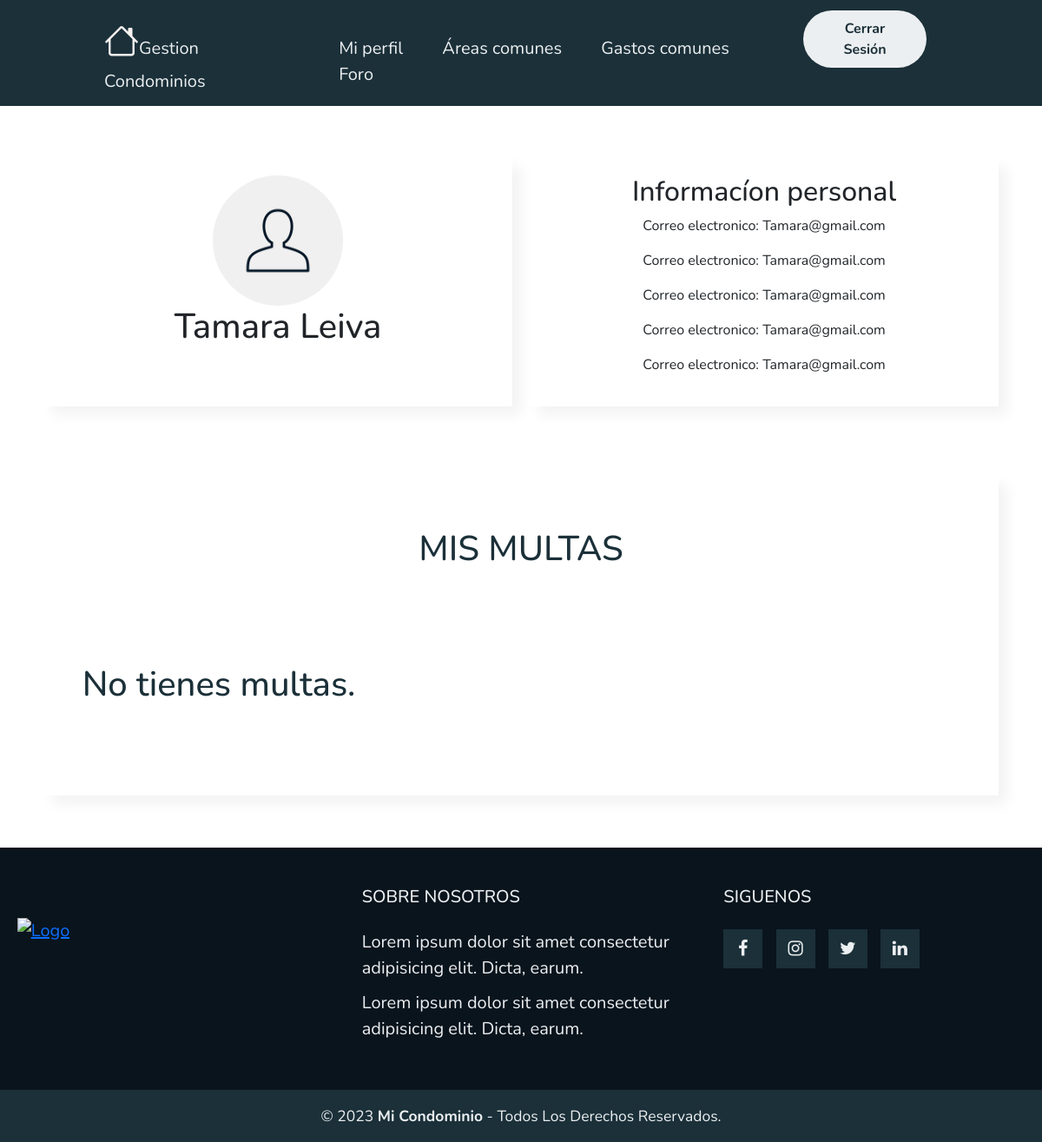
Before: /Perfil/ (signed in) with the older database file.
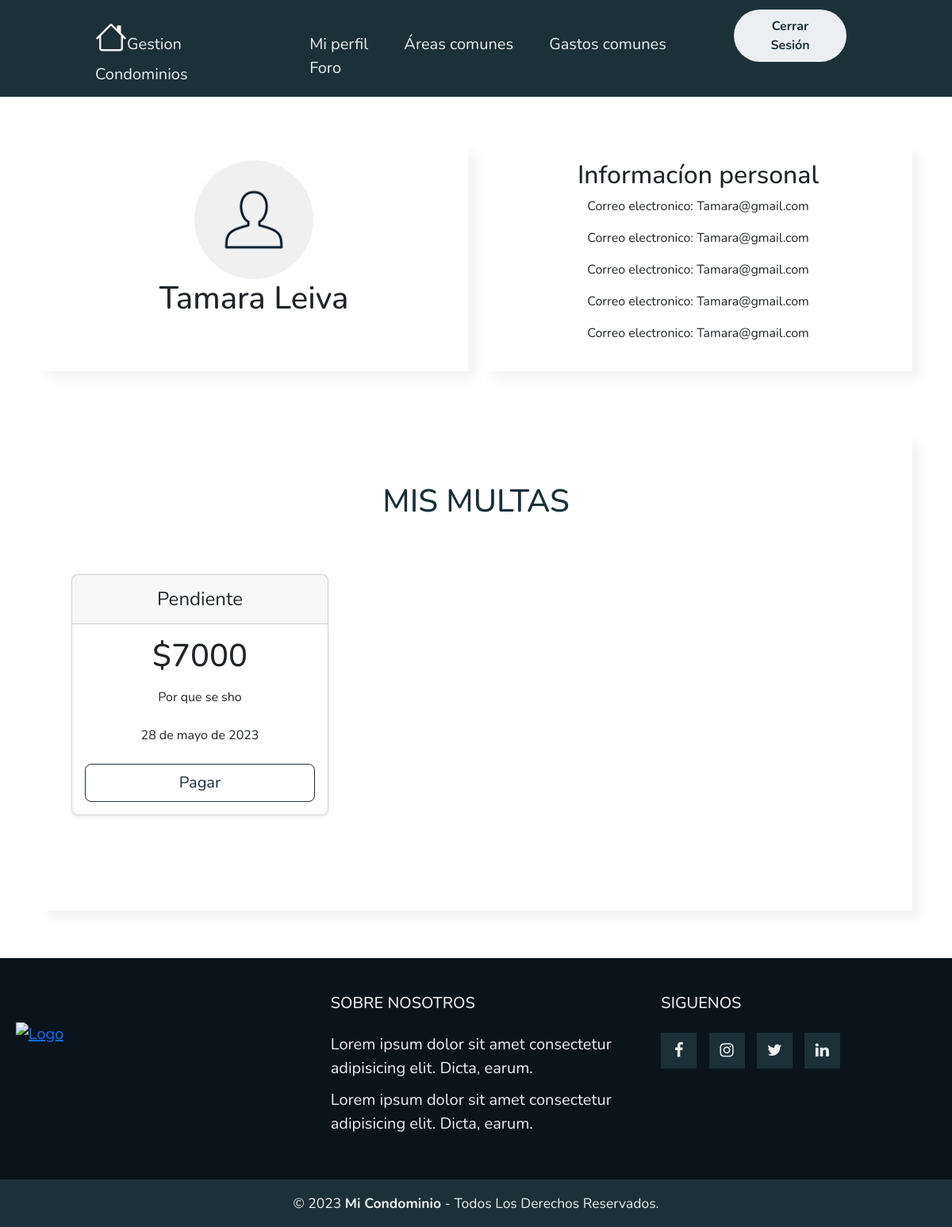
After: the same page with the newer database file.
### myapp/models.py (models this page shows)
class Multa(models.Model):
    usuario = models.ForeignKey(User, on_delete=models.CASCADE)
    Motivo = models.TextField()
    monto = models.IntegerField()
    ESTADO_PAGO = (
        ('Pendiente', 'Pendiente'),
        ('Pagado', 'Pagado'),
    )
    estado_pago = models.CharField(max_length=20, choices=ESTADO_PAGO, default='Pendiente')
    fecha = models.DateField(default=date.today)

### myapp/views.py (the view)
# urls.py: path('Perfil/',Perfil,name="Perfil"),
@login_required
def Perfil(request):
    usuario = request.user
    data = Multa.objects.filter(usuario=request.user)
    page = request.GET.get('page', 1)
    try:
        paginator = Paginator(data, 3)
        data = paginator.page(page)
    except:
        raise Http404
    return render(request, 'myapp/PerfilUsuario/PerfilUsuario.html', {'users' : usuario, 'entity' : data, 'paginator':paginator})

### myapp/templates/myapp/PerfilUsuario/PerfilUsuario.html (shortened to what this page needs)
{% extends 'myapp/base.html' %}
{% block contenido %}
{% load static %}
<link rel="stylesheet" href="{% static 'myapp/css/Multas/VerMultas.css' %}">
<body>
    <div class="container">
        <div class="item">
            <img src="{% static 'myapp/img/ImagenUsuario.webp' %}" alt="">
            <h1>{{ users.first_name }} {{ users.last_name }}</h1>
        </div>
        <div class="item">
            <h2>Informacíon personal</h2>
            <div class="datos">
                <p> Correo electronico: {{ users.email }}</p>
                <p> Correo electronico: {{ users.email }}</p>
                <p> Correo electronico: {{ users.email }}</p>
                <p> Correo electronico: {{ users.email }}</p>
                <p> Correo electronico: {{ users.email }}</p>
            </div>
        </div>
    </div>
    <div class="container">
        <div class="item">
            {% if not user.is_staff %}
            <div class="titulo">
                <h1>MIS MULTAS</h1>
            </div>
            {% endif %}
            <main>
                <div class="container" style="background-color: #ffffff;">
                    <div class="row row-cols-1 row-cols-md-3 mb-3 text-center">
                        {% for entity in entity %}
                        <div class="col">
                            <div class="card mb-4 rounded-3 shadow-sm">
                                <div class="card-header py-3">
                                    <h4 class="my-0 fw-normal">{{ entity.estado_pago }}</h4>
                                </div>
                                <div class="card-body">
                                    <h1 class="card-title pricing-card-title">${{ entity.monto }}
                                    </h1>
                                    <ul class="list-unstyled mt-3 mb-4">
                                        {{ entity.Motivo }}
                                    </ul>
                                    <ul class="list-unstyled mt-3 mb-4">
                                        {{ entity.fecha }}
                                    </ul>
                                    {% if not user.is_staff %}
                                    <button type="button" class="w-100 btn btn-lg btn-outline-primary">Pagar</button>
                                    {% endif %}
                                </div>
                            </div>
                        </div>
                        {% empty %}
                        {% if not user.is_staff %}
                        <div class="titulo">
                            <h1>No tienes multas.</h1>
                        </div>
                        {% endif %}
                        {% endfor %}
                    </div>
                </div>
            </main>
        </div>
    </div>
</body>
</html>
{% endblock %}

Changed rows visible on the page:
added Multa: estado_pago "Pendiente", monto "7000", Motivo "Por que se sho", fecha "28 de mayo de 2023"
Other visible differences:
text no longer shown: "No tienes multas."
